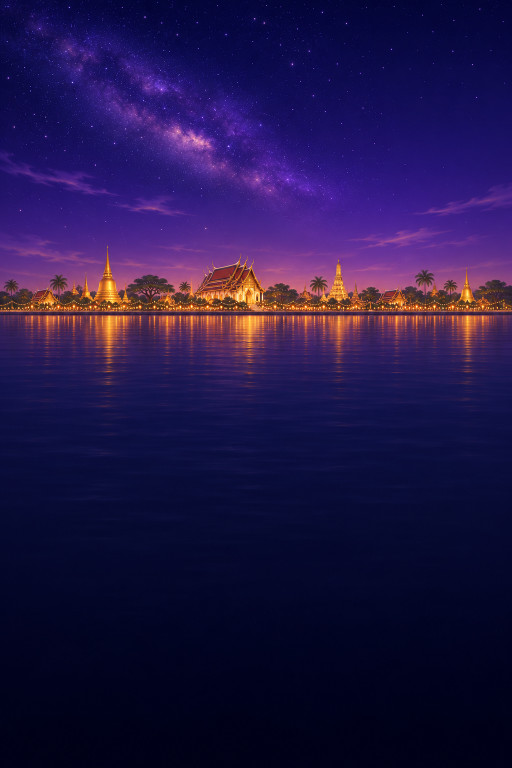
#> input picture art/scene/scene.png, 1024 x 1536 px (shown at 1/2 size)
$ python scene_cut.py
#> lines starting #> are read from the running program, lines starting #| are printed output that depends on the picture
# เตรียมภาพฉากและพระจันทร์:  python scene_cut.py
import os, numpy as np
from PIL import Image
D = os.path.dirname(os.path.abspath(__file__))
sc = Image.open(os.path.join(D, 'scene', 'scene.png')).convert('RGB')
#> sc is the input picture: PIL image 1024x1536 RGB; mean R, G, B 33.9, 21.2, 72.7
sc.save(os.path.join(D, 'cut', 'scene.jpg'), quality=90)
print('scene', sc.size)
#| scene (1024, 1536)
m = Image.open(os.path.join(D, 'moon', 'moon.png')).convert('RGB')
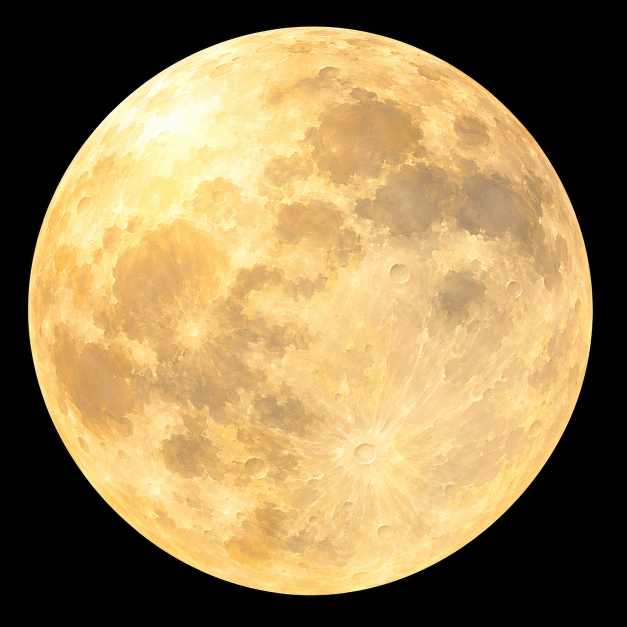
#> input picture art/moon/moon.png, 1254 x 1254 px (shown at 1/2 size)
#> m is the input picture: PIL image 1254x1254 RGB; mean R, G, B 152.9, 128.5, 83.9
a = np.asarray(m).astype(np.float32); lum = a.max(axis=2)
#> after `lum = a.max(axis=2)`:
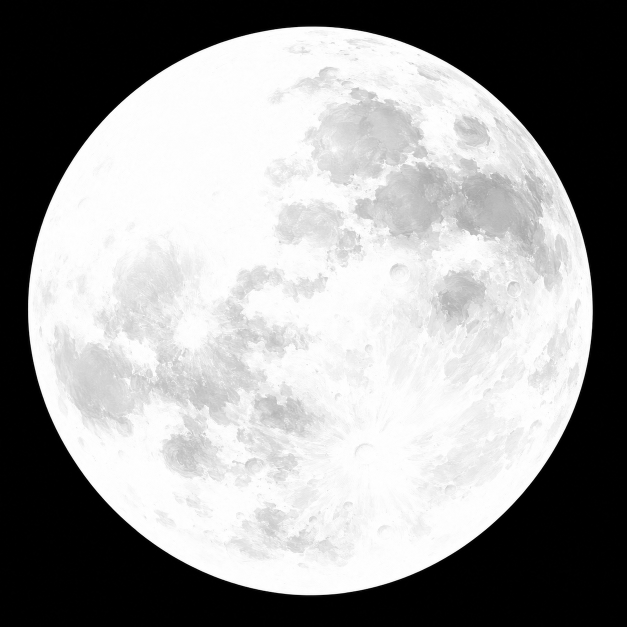
#> lum: shape (1254, 1254) float32 (shown at 1/2 size); min 0, max 255, mean 152.9
ys, xs = np.nonzero(lum > 60)
x0, x1, y0, y1 = xs.min(), xs.max(), ys.min(), ys.max()
#> x0 = 56; x1 = 1185; y0 = 53; y1 = 1190
cx, cy, r = (x0 + x1) / 2, (y0 + y1) / 2, max(x1 - x0, y1 - y0) / 2
#> cx = 620.5; cy = 621.5; r = 568.5
box = tuple(int(round(v)) for v in (cx - r, cy - r, cx + r, cy + r))
#> box = (52, 53, 1189, 1190)
m = m.crop(box).resize((560, 560), Image.LANCZOS)
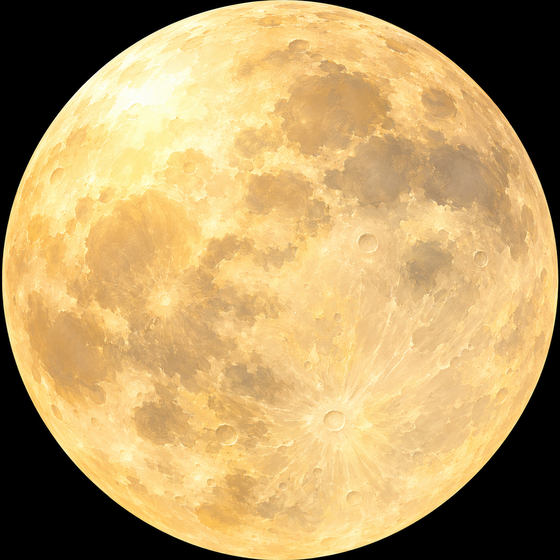
#> m: PIL image 560x560 RGB; mean R, G, B 186, 156.4, 102.1
m.save(os.path.join(D, 'cut', 'moon.png'), optimize=True)
print('moon', box)
#| moon (52, 53, 1189, 1190)
